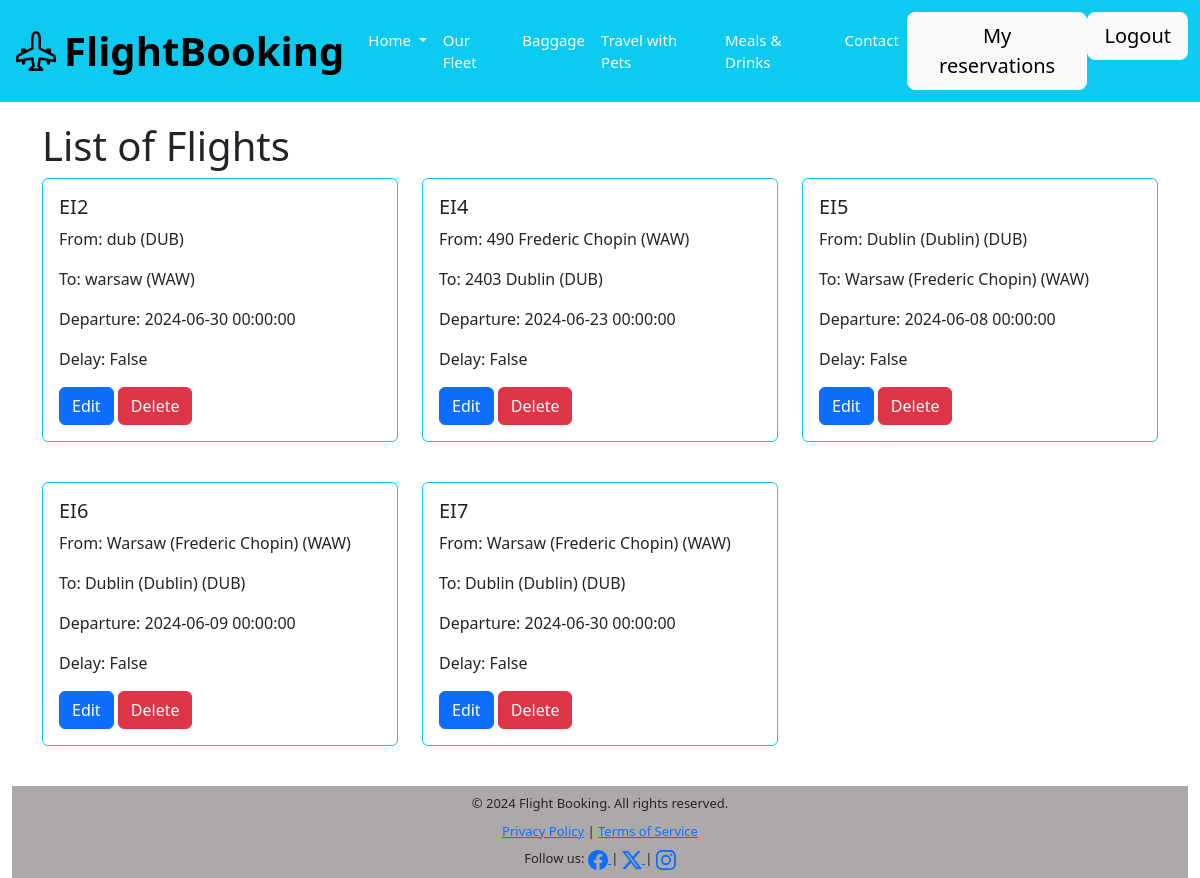
/flights (signed in), run on the app's committed database.
### models.py (models this page shows, shortened)
class Flight(db.Model):
    id = db.Column(db.Integer, primary_key=True)
    fromAirport = db.Column(db.String(50), nullable=False)
    destinationAirport = db.Column(db.String(50), nullable=False)
    fromCode = db.Column(db.String(3), nullable=False)
    destinationCode = db.Column(db.String(3), nullable=False)
    airlineCode = db.Column(db.String(2), nullable=False)
    flightNumber = db.Column(db.String(6), nullable=False, unique = True)
    timeOfDeparture = db.Column(db.DateTime(timezone=True))
    delay = db.Column(db.Boolean, default=False)
    taken_seats = db.Column(db.Text) # Tablica miejsc
    reservations = db.relationship('Reservation', backref='flight', lazy=True)  # relacja do Reservation

### blueprints/flights.py (the view)
@flights.route('/flights', methods=['GET'])
@login_required
def list_flights():
    flights = Flight.query.all()
    return render_template('flights/list_flights.html', flights=flights)

### app.py (called while the page is built)
@login_manager.user_loader
def load_user(user_id):
    return User.query.get(int(user_id))

### templates/flights/list_flights.html
{% extends 'base.html' %}
{% block main %}
<div class="container">
  <h1>List of Flights</h1>
  <div class="row">
    {% for flight in flights %}
      <div class="col-md-4 mb-4">
        <div class="card border-info mb-3">
          <div class="card-body">
            <h5 class="card-title">{{ flight.flightNumber }}</h5>
            <p class="card-text">From: {{ flight.fromAirport }} ({{ flight.fromCode }})</p>
            <p class="card-text">To: {{ flight.destinationAirport }} ({{ flight.destinationCode }})</p>
            <p class="card-text">Departure: {{ flight.timeOfDeparture}}</p>
            <p class="card-text">Delay: {{ flight.delay }}</p>
            <a href="{{ url_for('flights.edit_flight', id=flight.id) }}" class="btn btn-primary">Edit</a>
            <form action="{{ url_for('flights.delete_flight', id=flight.id) }}" method="post" style="display: inline;">
              <button type="submit" class="btn btn-danger" onclick="return confirm('Are you sure you want to delete this flight and all associated reservations?')">Delete</button>
            </form>
          </div>
        </div>
      </div>
    {% endfor %}
  </div></div>
{% endblock %}

### templates/base.html (shortened to what this page needs)
<!DOCTYPE html>
<html lang="en">
<head>
    {% block styles %}
    <link rel="stylesheet" type="text/css" href="{{ url_for('static', filename='style.css') }}" />
    <link href="https://cdn.jsdelivr.net/npm/bootstrap@5.3.3/dist/css/bootstrap.min.css" rel="stylesheet">
{% endblock %}
</head>
<body>
{% block navbar %}
<nav class="navbar navbar-expand-lg bg-info">
    <div class="container-fluid">
        <div class="navbar-brand d-flex align-items-center">
            <div id="logo" class="mx-1">
            </div>
            <span class="navbar-text ms-1 fw-bold fs-1" style="color: black;">FlightBooking</span>
        </div>
        <div class="collapse navbar-collapse" id="navbarNav">
            <ul class="navbar-nav me-auto">
                <li class="nav-item dropdown">
                    <a class="nav-link dropdown-toggle" href="{{ url_for('index') }}" id="navbarDropdown" role="button" data-bs-toggle="dropdown" aria-haspopup="true" aria-expanded="false">
                        Home
                    </a>
                </li>
                <li class="nav-item">
                    <a class="nav-link" href="{{ url_for('fleet') }}">Our Fleet</a>
                </li>
                <li class="nav-item">
                    <a class="nav-link" href="{{ url_for('baggage') }}">Baggage</a>
                </li>
                <li class="nav-item">
                    <a class="nav-link" href="{{ url_for('pets') }}">Travel with Pets</a>
                </li>
                <li class="nav-item">
                    <a class="nav-link" href="{{ url_for('meals') }}">Meals & Drinks</a>
                </li>
                <li class="nav-item">
                    <a class="nav-link" href="{{ url_for('contact') }}">Contact</a>
                </li>
            </ul>
            <div class="d-flex justify-content-end">
                <ul class="navbar-nav">
                    {% if current_user.is_authenticated %}
                    <li class="nav-item">
                        <a href="{{ url_for('reservation.my_reservations') }}"><button type="button" class="btn btn-light btn-lg">My reservations</button></a>
                    </li>
                    <li class="nav-item">
                        <a href="{{ url_for('auth.logout') }}"><button type="button" class="btn btn-light btn-lg">Logout</button></a>
                    </li>
                    {% endif %}
                </ul>
            </div>
        </div>
    </div>
</nav>
{% endblock %}
{% block content %}
{% block main %}{% endblock %}
{% block footer %}
<div class="container-fluid">
    <div class="footer d-flex flex-column align-items-center" style="padding: 0;">
        <p class="mt-2 mb-2">© 2024 Flight Booking. All rights reserved.</p>
        <p class="mb-2">
            <a href="#">Privacy Policy</a> |
            <a href="#">Terms of Service</a>
        </p>
        <p class="mb-2">
            Follow us:
            <a href="https://facebook.com">
            </a> |
            <a href="https://twitter.com">
                <svg xmlns="http://www.w3.org/2000/svg" width="20" height="20" fill="currentColor" class="bi bi-twitter-x" viewBox="0 0 16 16">
                    <path d="M12.6.75h2.454l-5.36 6.142L16 15.25h-4.937l-3.867-5.07-4.425 5.07H.316l5.733-6.57L0 .75h5.063l3.495 4.633L12.601.75Zm-.86 13.028h1.36L4.323 2.145H2.865z"/>
                  </svg>
            </a> |
            <a href="https://instagram.com">
            </a>
        </p>
    </div>
</div>
{% endblock %}
{% endblock %}
</body>
</html>

### static/style.css (style rules this page uses)
body { margin: 0; padding: 0; width: 100%; height: 100%; font-family: Arial, sans-serif; }
.navbar { margin-bottom: 20px; }
.navbar .nav-link { color: #fff; font-size: 15px; }
.footer { font-size: 13px; background-color: rgb(174, 169, 169); padding: 10px 0; width: 100%; bottom: 0; left: 0; }
.mb-4 { margin-bottom: 20px; }

### data on the page
Flight: flightNumber "EI2", fromAirport "dub", fromCode "DUB", destinationAirport "warsaw", destinationCode "WAW", timeOfDeparture "2024-06-30 00:00:00", delay "False"
Flight: flightNumber "EI4", fromAirport "490 Frederic Chopin", fromCode "WAW", destinationAirport "2403 Dublin", destinationCode "DUB", timeOfDeparture "2024-06-23 00:00:00", delay "False"
Flight: flightNumber "EI5", fromAirport "Dublin (Dublin)", fromCode "DUB", destinationAirport "Warsaw (Frederic Chopin)", destinationCode "WAW", timeOfDeparture "2024-06-08 00:00:00", delay "False"
Flight: flightNumber "EI6", fromAirport "Warsaw (Frederic Chopin)", fromCode "WAW", destinationAirport "Dublin (Dublin)", destinationCode "DUB", timeOfDeparture "2024-06-09 00:00:00", delay "False"
Flight: flightNumber "EI7", fromAirport "Warsaw (Frederic Chopin)", fromCode "WAW", destinationAirport "Dublin (Dublin)", destinationCode "DUB", timeOfDeparture "2024-06-30 00:00:00", delay "False"
